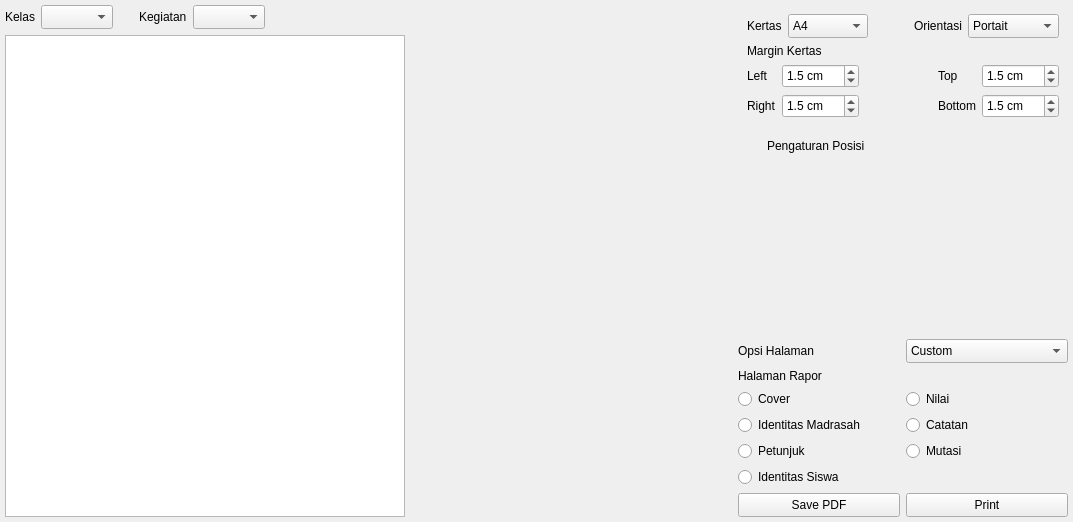
<?xml version="1.0" encoding="UTF-8"?>
<ui version="4.0">
 <class>Form</class>
 <widget class="QWidget" name="Form">
  <property name="geometry">
   <rect>
    <x>0</x>
    <y>0</y>
    <width>1073</width>
    <height>514</height>
   </rect>
  </property>
  <property name="windowTitle">
   <string>Form</string>
  </property>
  <layout class="QGridLayout" name="gridLayout_8" columnstretch="0,1,0" columnminimumwidth="400,0,300">
   <property name="leftMargin">
    <number>5</number>
   </property>
   <property name="topMargin">
    <number>5</number>
   </property>
   <property name="rightMargin">
    <number>5</number>
   </property>
   <property name="bottomMargin">
    <number>5</number>
   </property>
   <property name="spacing">
    <number>5</number>
   </property>
   <item row="0" column="0">
    <widget class="QWidget" name="widget" native="true">
     <layout class="QGridLayout" name="gridLayout_9">
      <property name="leftMargin">
       <number>0</number>
      </property>
      <property name="topMargin">
       <number>0</number>
      </property>
      <property name="rightMargin">
       <number>0</number>
      </property>
      <property name="bottomMargin">
       <number>0</number>
      </property>
      <item row="0" column="0">
       <widget class="QWidget" name="widget_4" native="true">
        <layout class="QGridLayout" name="gridLayout">
         <property name="leftMargin">
          <number>0</number>
         </property>
         <property name="topMargin">
          <number>0</number>
         </property>
         <property name="rightMargin">
          <number>0</number>
         </property>
         <property name="bottomMargin">
          <number>0</number>
         </property>
         <item row="0" column="0">
          <widget class="QLabel" name="label_2">
           <property name="text">
            <string>Kelas</string>
           </property>
          </widget>
         </item>
         <item row="0" column="1">
          <widget class="QComboBox" name="cbo_kelas">
           <property name="minimumSize">
            <size>
             <width>0</width>
             <height>24</height>
            </size>
           </property>
          </widget>
         </item>
         <item row="0" column="2">
          <spacer name="horizontalSpacer_2">
           <property name="orientation">
            <enum>Qt::Horizontal</enum>
           </property>
           <property name="sizeType">
            <enum>QSizePolicy::Fixed</enum>
           </property>
           <property name="sizeHint" stdset="0">
            <size>
             <width>20</width>
             <height>20</height>
            </size>
           </property>
          </spacer>
         </item>
         <item row="0" column="4">
          <widget class="QComboBox" name="cbo_kegiatan">
           <property name="minimumSize">
            <size>
             <width>0</width>
             <height>24</height>
            </size>
           </property>
          </widget>
         </item>
         <item row="0" column="3">
          <widget class="QLabel" name="label">
           <property name="text">
            <string>Kegiatan</string>
           </property>
          </widget>
         </item>
         <item row="0" column="5">
          <spacer name="horizontalSpacer_3">
           <property name="orientation">
            <enum>Qt::Horizontal</enum>
           </property>
           <property name="sizeHint" stdset="0">
            <size>
             <width>40</width>
             <height>20</height>
            </size>
           </property>
          </spacer>
         </item>
        </layout>
       </widget>
      </item>
      <item row="1" column="0">
       <widget class="QTableWidget" name="tbl_siswa">
        <property name="selectionBehavior">
         <enum>QAbstractItemView::SelectRows</enum>
        </property>
       </widget>
      </item>
     </layout>
    </widget>
   </item>
   <item row="0" column="1">
    <widget class="QWidget" name="widget_3" native="true">
     <layout class="QGridLayout" name="viewer_layout"/>
    </widget>
   </item>
   <item row="0" column="2">
    <widget class="QWidget" name="widget_2" native="true">
     <layout class="QGridLayout" name="gridLayout_7">
      <property name="leftMargin">
       <number>0</number>
      </property>
      <property name="topMargin">
       <number>0</number>
      </property>
      <property name="rightMargin">
       <number>0</number>
      </property>
      <property name="bottomMargin">
       <number>0</number>
      </property>
      <item row="0" column="0">
       <widget class="QWidget" name="widget_5" native="true">
        <layout class="QGridLayout" name="gridLayout_5">
         <item row="0" column="0">
          <widget class="QWidget" name="widget_9" native="true">
           <layout class="QGridLayout" name="gridLayout_3">
            <property name="leftMargin">
             <number>0</number>
            </property>
            <property name="topMargin">
             <number>0</number>
            </property>
            <property name="rightMargin">
             <number>0</number>
            </property>
            <property name="bottomMargin">
             <number>0</number>
            </property>
            <item row="0" column="0">
             <widget class="QLabel" name="label_3">
              <property name="text">
               <string>Kertas</string>
              </property>
             </widget>
            </item>
            <item row="0" column="1">
             <widget class="QComboBox" name="cbo_kertas">
              <property name="minimumSize">
               <size>
                <width>80</width>
                <height>24</height>
               </size>
              </property>
              <item>
               <property name="text">
                <string>A4</string>
               </property>
              </item>
              <item>
               <property name="text">
                <string>F4</string>
               </property>
              </item>
             </widget>
            </item>
            <item row="0" column="2">
             <spacer name="horizontalSpacer">
              <property name="orientation">
               <enum>Qt::Horizontal</enum>
              </property>
              <property name="sizeHint" stdset="0">
               <size>
                <width>40</width>
                <height>20</height>
               </size>
              </property>
             </spacer>
            </item>
            <item row="0" column="3">
             <widget class="QLabel" name="label_4">
              <property name="text">
               <string>Orientasi</string>
              </property>
             </widget>
            </item>
            <item row="0" column="4">
             <widget class="QComboBox" name="cbo_orientasi">
              <property name="minimumSize">
               <size>
                <width>80</width>
                <height>24</height>
               </size>
              </property>
              <item>
               <property name="text">
                <string>Portait</string>
               </property>
              </item>
              <item>
               <property name="text">
                <string>Landscape</string>
               </property>
              </item>
             </widget>
            </item>
           </layout>
          </widget>
         </item>
         <item row="1" column="0">
          <widget class="QWidget" name="widget_10" native="true">
           <layout class="QGridLayout" name="gridLayout_4">
            <property name="leftMargin">
             <number>0</number>
            </property>
            <property name="topMargin">
             <number>0</number>
            </property>
            <property name="rightMargin">
             <number>0</number>
            </property>
            <property name="bottomMargin">
             <number>0</number>
            </property>
            <item row="2" column="0">
             <widget class="QLabel" name="label_8">
              <property name="text">
               <string>Right</string>
              </property>
             </widget>
            </item>
            <item row="2" column="1">
             <widget class="QDoubleSpinBox" name="spin_right">
              <property name="minimumSize">
               <size>
                <width>0</width>
                <height>24</height>
               </size>
              </property>
              <property name="suffix">
               <string> cm</string>
              </property>
              <property name="decimals">
               <number>1</number>
              </property>
              <property name="singleStep">
               <double>0.100000000000000</double>
              </property>
              <property name="value">
               <double>1.500000000000000</double>
              </property>
             </widget>
            </item>
            <item row="1" column="1">
             <widget class="QDoubleSpinBox" name="spin_left">
              <property name="minimumSize">
               <size>
                <width>0</width>
                <height>24</height>
               </size>
              </property>
              <property name="suffix">
               <string> cm</string>
              </property>
              <property name="decimals">
               <number>1</number>
              </property>
              <property name="singleStep">
               <double>0.100000000000000</double>
              </property>
              <property name="value">
               <double>1.500000000000000</double>
              </property>
             </widget>
            </item>
            <item row="1" column="0">
             <widget class="QLabel" name="label_6">
              <property name="text">
               <string>Left</string>
              </property>
             </widget>
            </item>
            <item row="2" column="3">
             <widget class="QLabel" name="label_9">
              <property name="text">
               <string>Bottom</string>
              </property>
             </widget>
            </item>
            <item row="2" column="4">
             <widget class="QDoubleSpinBox" name="spin_bottom">
              <property name="minimumSize">
               <size>
                <width>0</width>
                <height>24</height>
               </size>
              </property>
              <property name="suffix">
               <string> cm</string>
              </property>
              <property name="decimals">
               <number>1</number>
              </property>
              <property name="singleStep">
               <double>0.100000000000000</double>
              </property>
              <property name="value">
               <double>1.500000000000000</double>
              </property>
             </widget>
            </item>
            <item row="1" column="3">
             <widget class="QLabel" name="label_7">
              <property name="text">
               <string>Top</string>
              </property>
             </widget>
            </item>
            <item row="1" column="4">
             <widget class="QDoubleSpinBox" name="spin_top">
              <property name="minimumSize">
               <size>
                <width>0</width>
                <height>24</height>
               </size>
              </property>
              <property name="suffix">
               <string> cm</string>
              </property>
              <property name="decimals">
               <number>1</number>
              </property>
              <property name="singleStep">
               <double>0.100000000000000</double>
              </property>
              <property name="value">
               <double>1.500000000000000</double>
              </property>
             </widget>
            </item>
            <item row="1" column="2">
             <spacer name="horizontalSpacer_4">
              <property name="orientation">
               <enum>Qt::Horizontal</enum>
              </property>
              <property name="sizeHint" stdset="0">
               <size>
                <width>40</width>
                <height>20</height>
               </size>
              </property>
             </spacer>
            </item>
            <item row="0" column="0" colspan="5">
             <widget class="QLabel" name="label_10">
              <property name="sizePolicy">
               <sizepolicy hsizetype="Preferred" vsizetype="Maximum">
                <horstretch>0</horstretch>
                <verstretch>0</verstretch>
               </sizepolicy>
              </property>
              <property name="text">
               <string>Margin Kertas</string>
              </property>
             </widget>
            </item>
           </layout>
          </widget>
         </item>
         <item row="2" column="0">
          <widget class="QWidget" name="widget_11" native="true">
           <property name="minimumSize">
            <size>
             <width>0</width>
             <height>200</height>
            </size>
           </property>
           <widget class="QLabel" name="label_12">
            <property name="geometry">
             <rect>
              <x>20</x>
              <y>10</y>
              <width>157</width>
              <height>24</height>
             </rect>
            </property>
            <property name="text">
             <string>Pengaturan Posisi</string>
            </property>
           </widget>
          </widget>
         </item>
        </layout>
       </widget>
      </item>
      <item row="1" column="0">
       <widget class="QWidget" name="widget_6" native="true">
        <layout class="QGridLayout" name="gridLayout_10">
         <property name="leftMargin">
          <number>0</number>
         </property>
         <property name="topMargin">
          <number>0</number>
         </property>
         <property name="rightMargin">
          <number>0</number>
         </property>
         <property name="bottomMargin">
          <number>0</number>
         </property>
         <item row="0" column="0">
          <widget class="QLabel" name="label_11">
           <property name="text">
            <string>Opsi Halaman</string>
           </property>
          </widget>
         </item>
         <item row="0" column="1">
          <widget class="QComboBox" name="cbo_halaman">
           <property name="minimumSize">
            <size>
             <width>0</width>
             <height>24</height>
            </size>
           </property>
           <item>
            <property name="text">
             <string>Custom</string>
            </property>
           </item>
           <item>
            <property name="text">
             <string>Nilai</string>
            </property>
           </item>
           <item>
            <property name="text">
             <string>Identitas</string>
            </property>
           </item>
          </widget>
         </item>
         <item row="1" column="0" colspan="2">
          <widget class="QWidget" name="widget_8" native="true">
           <layout class="QGridLayout" name="gridLayout_6">
            <property name="leftMargin">
             <number>0</number>
            </property>
            <property name="topMargin">
             <number>0</number>
            </property>
            <property name="rightMargin">
             <number>0</number>
            </property>
            <property name="bottomMargin">
             <number>0</number>
            </property>
            <item row="4" column="0">
             <widget class="QRadioButton" name="opsi_id_siswa">
              <property name="text">
               <string>Identitas Siswa</string>
              </property>
             </widget>
            </item>
            <item row="1" column="0">
             <widget class="QRadioButton" name="opsi_cover">
              <property name="text">
               <string>Cover</string>
              </property>
             </widget>
            </item>
            <item row="2" column="0">
             <widget class="QRadioButton" name="opsi_id_madrasah">
              <property name="text">
               <string>Identitas Madrasah</string>
              </property>
             </widget>
            </item>
            <item row="3" column="0">
             <widget class="QRadioButton" name="opsi_petunjuk">
              <property name="text">
               <string>Petunjuk</string>
              </property>
             </widget>
            </item>
            <item row="2" column="1">
             <widget class="QRadioButton" name="opsi_catatan">
              <property name="text">
               <string>Catatan</string>
              </property>
             </widget>
            </item>
            <item row="1" column="1">
             <widget class="QRadioButton" name="opsi_nilai">
              <property name="text">
               <string>Nilai</string>
              </property>
             </widget>
            </item>
            <item row="0" column="0" colspan="2">
             <widget class="QLabel" name="label_5">
              <property name="text">
               <string>Halaman Rapor</string>
              </property>
             </widget>
            </item>
            <item row="3" column="1">
             <widget class="QRadioButton" name="opsi_mutasi">
              <property name="text">
               <string>Mutasi</string>
              </property>
             </widget>
            </item>
           </layout>
          </widget>
         </item>
        </layout>
       </widget>
      </item>
      <item row="2" column="0">
       <spacer name="verticalSpacer">
        <property name="orientation">
         <enum>Qt::Vertical</enum>
        </property>
        <property name="sizeHint" stdset="0">
         <size>
          <width>20</width>
          <height>0</height>
         </size>
        </property>
       </spacer>
      </item>
      <item row="3" column="0">
       <widget class="QWidget" name="widget_7" native="true">
        <layout class="QGridLayout" name="gridLayout_2">
         <property name="leftMargin">
          <number>0</number>
         </property>
         <property name="topMargin">
          <number>0</number>
         </property>
         <property name="rightMargin">
          <number>0</number>
         </property>
         <property name="bottomMargin">
          <number>0</number>
         </property>
         <item row="0" column="0">
          <widget class="QPushButton" name="btn_save_pdf">
           <property name="minimumSize">
            <size>
             <width>0</width>
             <height>24</height>
            </size>
           </property>
           <property name="text">
            <string>Save PDF</string>
           </property>
          </widget>
         </item>
         <item row="0" column="1">
          <widget class="QPushButton" name="btn_print">
           <property name="minimumSize">
            <size>
             <width>0</width>
             <height>24</height>
            </size>
           </property>
           <property name="text">
            <string>Print</string>
           </property>
          </widget>
         </item>
        </layout>
       </widget>
      </item>
     </layout>
    </widget>
   </item>
  </layout>
 </widget>
 <resources/>
 <connections/>
</ui>
